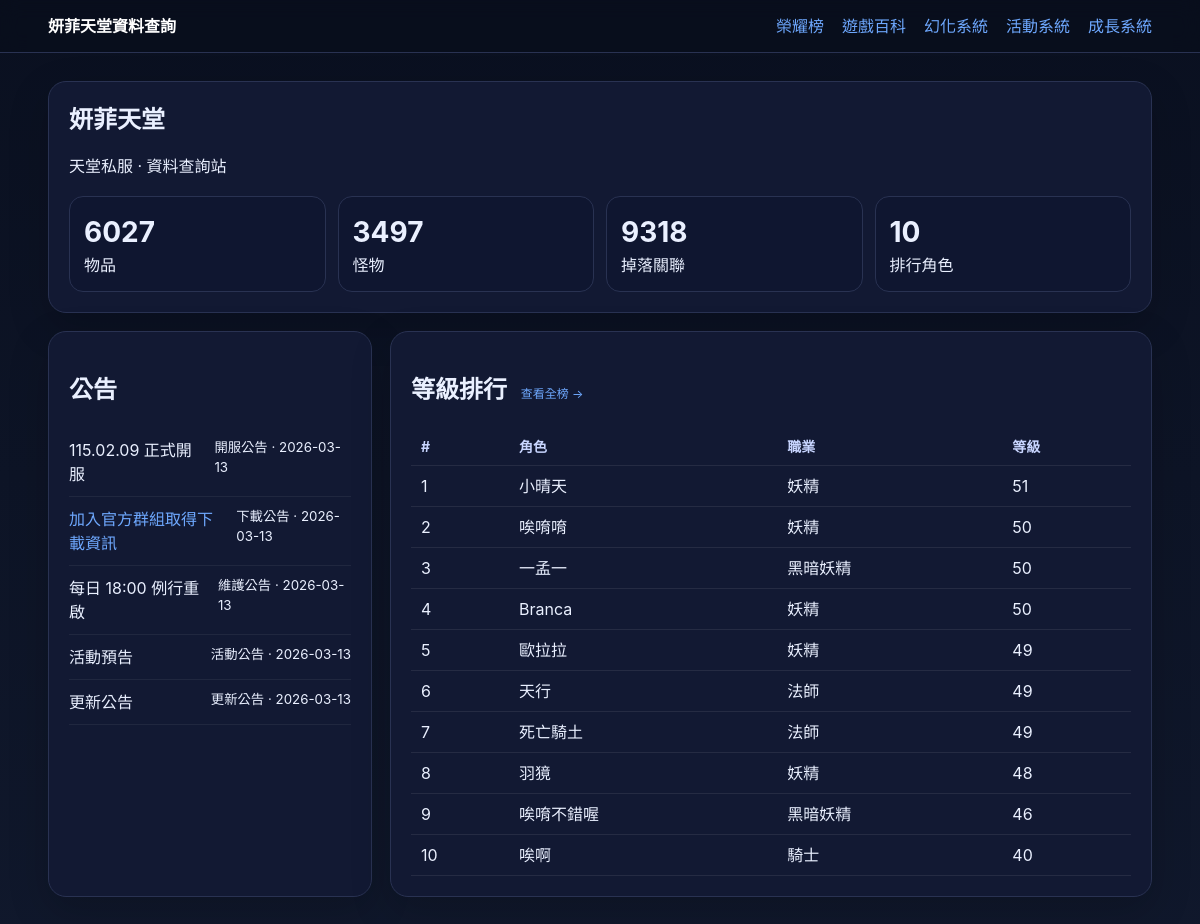
The page / on the database its author committed.
### tables this page shows
CREATE TABLE announcements (
    id           INTEGER PRIMARY KEY AUTOINCREMENT,
    title        TEXT NOT NULL,
    body         TEXT DEFAULT '',
    category     TEXT DEFAULT '公告',
    url          TEXT DEFAULT '#',
    pinned       INTEGER DEFAULT 0,
    published_at DATE DEFAULT (date('now')),
    created_at   DATETIME DEFAULT CURRENT_TIMESTAMP
);

CREATE TABLE characters (
    char_id      INTEGER PRIMARY KEY,
    account_name TEXT NOT NULL DEFAULT '',
    char_name    TEXT NOT NULL DEFAULT '',
    level        INTEGER DEFAULT 0,
    class        INTEGER DEFAULT 0,
    OnlineStatus INTEGER DEFAULT 0,
    synced_at    DATETIME DEFAULT CURRENT_TIMESTAMP
);

### app.py (the view)
    @app.route("/")
    def home():
        db = get_db()
        stats = stats_payload()
        announcements = db.execute(
            "SELECT id, title, body, category, url, pinned, published_at FROM announcements ORDER BY pinned DESC, published_at DESC LIMIT 5"
        ).fetchall()
        top_chars = db.execute(
            "SELECT char_name, level, class, OnlineStatus FROM characters ORDER BY level DESC LIMIT 10"
        ).fetchall()
        return render_template("home.html", stats=stats, announcements=announcements, top_chars=top_chars, class_names=CLASS_NAMES)

### app.py (called while the page is built)
def get_db() -> sqlite3.Connection:
    if "db" not in g:
        db_path = Path(current_app().config["DATABASE"])
        db_path.parent.mkdir(parents=True, exist_ok=True)
        conn = sqlite3.connect(db_path)
        conn.row_factory = sqlite3.Row
        g.db = conn
    return g.db

def current_app() -> Flask:
    from flask import current_app as flask_current_app
    return flask_current_app

### templates/home.html
{% extends 'base.html' %}
{% block content %}
<section class="hero card">
  <h1>妍菲天堂</h1>
  <p>天堂私服 · 資料查詢站</p>
  <div class="stats">
    <div><strong>{{ stats['items'] }}</strong><span>物品</span></div>
    <div><strong>{{ stats['monsters'] }}</strong><span>怪物</span></div>
    <div><strong>{{ stats['drops'] }}</strong><span>掉落關聯</span></div>
    <div><strong>{{ stats['characters'] }}</strong><span>排行角色</span></div>
  </div>
</section>
<section class="grid two">
  <div class="card">
    <h2>公告</h2>
    {% if announcements %}
    <ul class="simple-list">
      {% for a in announcements %}
      <li>
        {% if a.url and a.url != '#' %}
        <a href="{{ a.url }}" target="_blank" rel="noopener">{{ a.title }}</a>
        {% else %}
        <span>{{ a.title }}</span>
        {% endif %}
        <small>{{ a.category }} · {{ a.published_at }}</small>
      </li>
      {% endfor %}
    </ul>
    {% else %}
    <p class="empty">目前沒有公告。</p>
    {% endif %}
  </div>
  <div class="card">
    <h2>等級排行 <a href="{{ url_for('ranking') }}" style="font-size:0.75rem;font-weight:normal;margin-left:8px;">查看全榜 →</a></h2>
    <table class="simple-table">
      <thead><tr><th>#</th><th>角色</th><th>職業</th><th>等級</th></tr></thead>
      <tbody>
        {% for row in top_chars %}
        <tr>
          <td>{{ loop.index }}</td>
          <td>{{ row.char_name }}</td>
          <td>{{ class_names.get(row['class'], '未知') }}</td>
          <td>{{ row.level }}</td>
        </tr>
        {% endfor %}
      </tbody>
    </table>
  </div>
</section>
{% endblock %}

### static/style.css (style rules this page uses)
:root { --bg:#0b1020;--card:#121933;--line:#293252;--text:#eaf0ff;--muted:#aeb8d6;--accent:#6ea8fe }
* { box-sizing:border-box }
body { margin:0;background:linear-gradient(180deg,#0a1020,#10182c);color:var(--text);font:16px/1.5 -apple-system,BlinkMacSystemFont,Segoe UI,Roboto,PingFang TC,Noto Sans TC,sans-serif }
a { color:var(--accent);text-decoration:none }
.card { background:var(--card);border:1px solid var(--line);border-radius:18px;padding:20px;margin-bottom:18px;box-shadow:0 14px 40px rgba(0,0,0,.18) }
.hero h1 { margin:0 0 8px }
.stats { display:grid;grid-template-columns:repeat(4,1fr);gap:12px;margin-top:18px }
.stats div { background:#0f1630;border:1px solid var(--line);padding:14px;border-radius:14px }
.stats strong { display:block;font-size:28px }
.grid.two { display:grid;grid-template-columns:1fr 1fr;gap:18px }
.simple-list { list-style:none;margin:0;padding:0 }
.simple-list li { display:flex;justify-content:space-between;gap:10px;padding:10px 0;border-bottom:1px solid rgba(255,255,255,.06) }
table { width:100%;border-collapse:collapse;min-width:720px }
th,td { padding:12px 10px;border-bottom:1px solid rgba(255,255,255,.08);text-align:left;vertical-align:top }
th { color:#c8d5ff;font-size:14px }
.simple-table { width:100%;border-collapse:collapse }
.simple-table th,.simple-table td { padding:8px 10px;border-bottom:1px solid rgba(255,255,255,.08);text-align:left }
.simple-table th { color:#c8d5ff;font-size:14px }

### rows shown on the page
announcements: title "115.02.09 正式開服", category "開服公告", published_at "2026-03-13"
announcements: title "加入官方群組取得下載資訊", category "下載公告", published_at "2026-03-13"
announcements: title "每日 18:00 例行重啟", category "維護公告", published_at "2026-03-13"
announcements: title "活動預告", category "活動公告", published_at "2026-03-13"
announcements: title "更新公告", category "更新公告", published_at "2026-03-13"
characters: char_name "小晴天", get "妖精", level "51"
characters: char_name "唉唷唷", get "妖精", level "50"
characters: char_name "一孟一", get "黑暗妖精", level "50"
characters: char_name "Branca", get "妖精", level "50"
characters: char_name "歐拉拉", get "妖精", level "49"
characters: char_name "天行", get "法師", level "49"
characters: char_name "死亡騎土", get "法師", level "49"
characters: char_name "羽獍", get "妖精", level "48"
characters: char_name "唉唷不錯喔", get "黑暗妖精", level "46"
characters: char_name "唉啊", get "騎士", level "40"

### other values the page prints
{{ stats['items'] }} "6027"
{{ stats['monsters'] }} "3497"
{{ stats['drops'] }} "9318"
{{ stats['characters'] }} "10"
